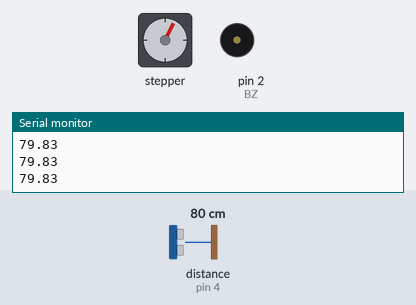
This sketch was run on a simulated Arduino Uno, built with avr-gcc and run on an emulated ATmega328P. Shown: stepper motor, buzzer (waves = sounding), the last lines printed to the serial monitor. Wiring (inferred from the names in the program): ultrasonic range finder: trigger pin 3; echo pin 4. The test bench sets the inputs (shaded band); at power-on: distance to the obstacle (sensor on pin 4) 80 cm. The echo pulse lasts 58.3 µs per cm; stepper angles assume 4096 steps per turn.

Above: at 3.43 s.
3.6 s: distance to the obstacle (sensor on pin 4) set to 2 cm
At 4.42 s:
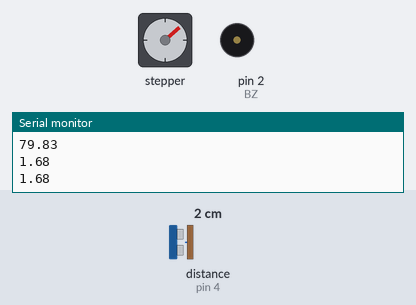
6.6 s: distance to the obstacle (sensor on pin 4) set to 120 cm
At 6.8 s:
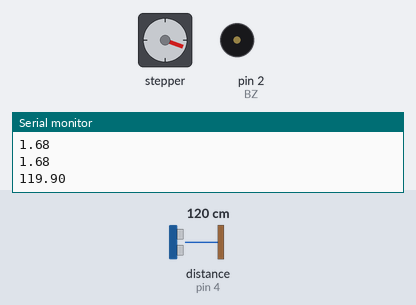
12.6 s: distance to the obstacle (sensor on pin 4) set to 250 cm
At 13.06 s:
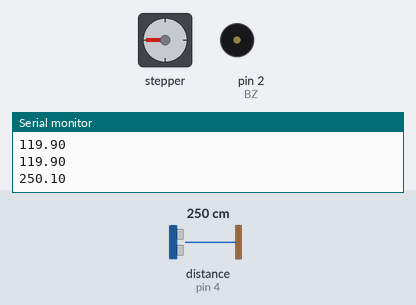
Timing chart, 0 to 24.6 s (numbered marks = the images above; inputs shaded):
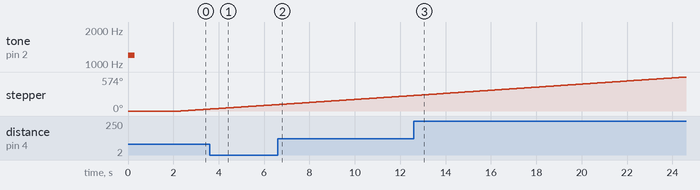

The sketch:

v1.0.ino
```cpp
/*
 Регистратор данных с использованием SD карт

 Пример сохранения данных с аналоговых портов на SD карте.
 Данные будут сохраняться в файле в виде набора строк с разделителем полей в виде символа ","

 Схема подключения:
 * Аналоговые сенсоры подключаются к аналоговым пинам
 * Модуль SD карты подключен в SPI по стандартной схеме:
 ** MOSI - пин 11
 ** MISO - пин12
 ** CLK - пин 13
 ** CS - pin 4
 */
#include <CustomStepper.h>

//#include <SD.h>

//#include <LiquidCrystal.h>

/*
//двигатель


#define CHIP_SL 4

#define RS 2
#define E  3
#define D4 5
#define D5 6
#define D6 7
#define D7 8
*/

#define IN1 13
#define IN2 12
#define IN3 11
#define IN4 10

#define BZ 2

//датчик расстояния
#define ECHO 4
#define TRIG 3


//--------------
//переменные
long long int dur{},dist{};
CustomStepper eng(IN1, IN2, IN3, IN4);

//--------------
void Beep(int fr,int del){
  tone(BZ,fr);
  delay(del);
  noTone(BZ);
}

float getDis(){
  digitalWrite(TRIG, LOW);
  delayMicroseconds(5);
  digitalWrite(TRIG, HIGH);

  // Выставив высокий уровень сигнала, ждем около 10 микросекунд. В этот момент датчик будет посылать сигналы с частотой 40 КГц.
  delayMicroseconds(10);
  digitalWrite(TRIG, LOW);

  dur = pulseIn(ECHO,HIGH);

  //delay(300);

  if(dur<0){
    return 0;
  }
  else{
    return (dur/2)/29.1;
  }


  }

void setup() {
  Serial.begin(9600);

  pinMode(TRIG, OUTPUT);
  pinMode(ECHO, INPUT);
  Beep(1200,300);

  eng.setRPM(8);//8
  eng.setSPR(4096);


  Serial.println("start");
  delay(2000);

}

void loop() {
  if(eng.isDone()){
    eng.setDirection(CW);
    eng.rotateDegrees(10);
    Serial.println(getDis());

  }


  eng.run();

}
```
